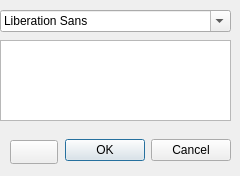
<?xml version="1.0" encoding="UTF-8"?>
<ui version="4.0">
 <class>Dialog</class>
 <widget class="QDialog" name="Dialog">
  <property name="geometry">
   <rect>
    <x>0</x>
    <y>0</y>
    <width>240</width>
    <height>176</height>
   </rect>
  </property>
  <property name="windowTitle">
   <string>Dialog</string>
  </property>
  <widget class="QDialogButtonBox" name="buttonBox">
   <property name="geometry">
    <rect>
     <x>10</x>
     <y>130</y>
     <width>221</width>
     <height>41</height>
    </rect>
   </property>
   <property name="orientation">
    <enum>Qt::Horizontal</enum>
   </property>
   <property name="standardButtons">
    <set>QDialogButtonBox::Cancel|QDialogButtonBox::Ok</set>
   </property>
  </widget>
  <widget class="QFontComboBox" name="fontComboBox">
   <property name="geometry">
    <rect>
     <x>0</x>
     <y>10</y>
     <width>231</width>
     <height>22</height>
    </rect>
   </property>
  </widget>
  <widget class="QTextEdit" name="textEdit">
   <property name="geometry">
    <rect>
     <x>0</x>
     <y>40</y>
     <width>231</width>
     <height>81</height>
    </rect>
   </property>
  </widget>
  <widget class="KColorButton" name="kcolorbutton">
   <property name="geometry">
    <rect>
     <x>10</x>
     <y>140</y>
     <width>48</width>
     <height>24</height>
    </rect>
   </property>
  </widget>
 </widget>
 <customwidgets>
  <customwidget>
   <class>KColorButton</class>
   <extends>QPushButton</extends>
   <header>kcolorbutton.h</header>
  </customwidget>
 </customwidgets>
 <resources/>
 <connections>
  <connection>
   <sender>buttonBox</sender>
   <signal>accepted()</signal>
   <receiver>Dialog</receiver>
   <slot>accept()</slot>
   <hints>
    <hint type="sourcelabel">
     <x>248</x>
     <y>254</y>
    </hint>
    <hint type="destinationlabel">
     <x>157</x>
     <y>274</y>
    </hint>
   </hints>
  </connection>
  <connection>
   <sender>buttonBox</sender>
   <signal>rejected()</signal>
   <receiver>Dialog</receiver>
   <slot>reject()</slot>
   <hints>
    <hint type="sourcelabel">
     <x>316</x>
     <y>260</y>
    </hint>
    <hint type="destinationlabel">
     <x>286</x>
     <y>274</y>
    </hint>
   </hints>
  </connection>
 </connections>
</ui>
